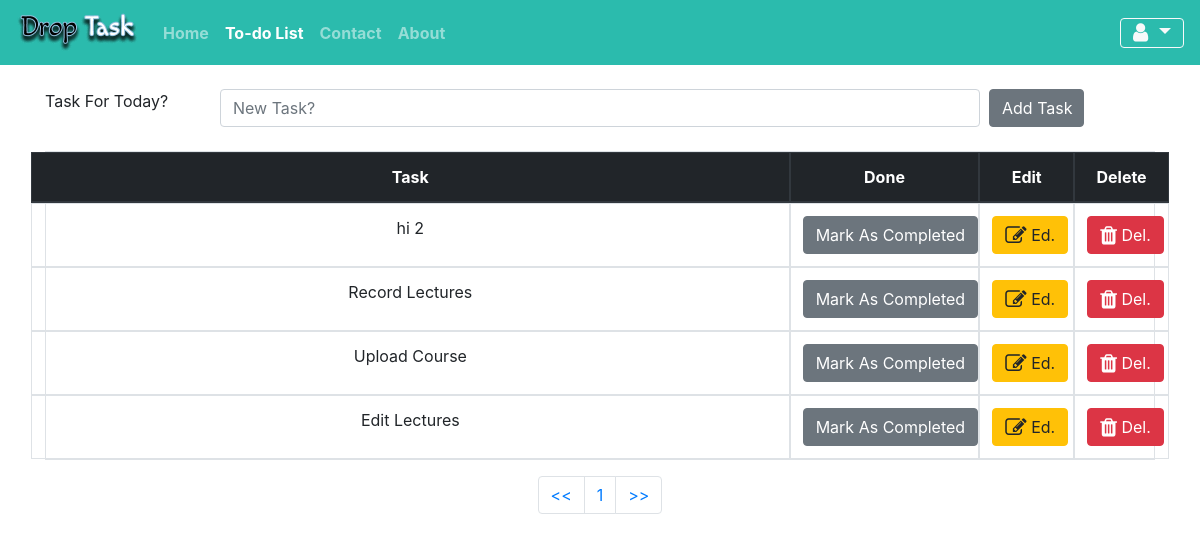
The app's page /todolist/ (signed in) with its own data.
### todolist/models.py (models this page shows, shortened)
class TaskList(models.Model):
    manager = models.ForeignKey(User, on_delete=models.CASCADE, default=None)
    task = models.CharField(max_length=300)
    done = models.BooleanField(default=False)  # By default it's not done, because i made it false

### todolist/views.py (the view)
# urls.py: path('', include('todolist.urls')),
@login_required
def todolist(request):
    if request.method == 'POST':   ## If i want add anything in db
        form = TaskForm(request.POST or None) ## If i want add anything in db
        if form.is_valid():  ## If i want add anything in db
            instance = form.save(commit=False)  ## commit=False, to access manager
            instance.manager = request.user
            instance.save()
        messages.success(request, ("Task Added Successfully"))
        return redirect('todolist')
    else:
        all_tasks = TaskList.objects.filter(manager=request.user) ## Task of logged in user only
        paginator = Paginator(all_tasks, 7)
        page = request.GET.get('pg')
        all_tasks = paginator.get_page(page)
        return render(request, 'todolist.html', {'all_tasks': all_tasks})  ## all obj

### todolist/templates/todolist.html (shortened to what this page needs)
{% extends 'base.html' %}
{% block todoactive %} active {% endblock todoactive %}
{% block content %}
<div class="container">
    <br>
<form method="POST" class="row">
    <label class="col-lg-2">Task For Today?</label>
    <input type="text" name="task" class="form-control col-lg-8" placeholder="New Task?">&nbsp;&nbsp;
    <button type="submit" class="btn btn-secondary col-lg-1">Add Task</button>
</form>
    <br>
  <table class="table table-bordered text-center">
      <thead class="thead-dark">
        <tr class="row">
          <th class="col-8">Task</th>
          <th class="col-2">Done</th>
          <th class="col-1">Edit</th>
          <th class="col-1">Delete</th>
        </tr>
      </thead>
  <tbody>
{% if all_tasks %}
  {% for obj in all_tasks %}
      {% if obj.done %}
        <tr class="table-success row">
          <td class="col-8"><del>{{ obj.task }}</del></td>
          <td class="col-2"><a class="btn btn-dark" href="{% url 'pending_task' obj.id %}">Mark As Pending</a></td>
          <td class="col-1"><a class="btn btn-warning" href="{% url 'edit_task' obj.id %}"><i class="fa fa-edit fa-lg"></i> Ed.</a></td>
          <td class="col-1"><a class="btn btn-danger" href="{% url 'delete_task' obj.id %}"><i class="fa fa-trash fa-lg"></i> Del.</a></td>
        </tr>
      {% else %}
          <tr class="row">
          <td class="col-8">{{ obj.task }}</td>
          <td class="col-2"><a class="btn btn-secondary" href="{% url 'complete_task' obj.id %}">Mark As Completed</a></td>
          <td class="col-1"><a class="btn btn-warning" href="{% url 'edit_task' obj.id %}"><i class="fa fa-edit fa-lg"></i> Ed.</a></td>
          <td class="col-1"><a class="btn btn-danger" href="{% url 'delete_task' obj.id %}"><i class="fa fa-trash fa-lg"></i> Del.</a></td>
        </tr>
      {% endif %}
  {% endfor %}
{% endif %}
  </tbody>
  </table>
<nav aria-label="Page navigation example">
  <ul class="pagination justify-content-center">
    <li class="page-item"><a class="page-link" href="?pg=1"><<</a></li>
    <li class="page-item"><a class="page-link" href="?pg={{ all_tasks.number }}">{{ all_tasks.number }}</a></li>
      <li class="page-item"><a class="page-link" href="?pg={{ all_tasks.paginator.num_pages }}">>></a></li>
  </ul>
</nav>
</div>
{% endblock %}

### records on screen
TaskList: task "hi 2"
TaskList: task "Record Lectures"
TaskList: task "Upload Course"
TaskList: task "Edit Lectures"

### other values on screen
{{ all_tasks.number }} "1"
